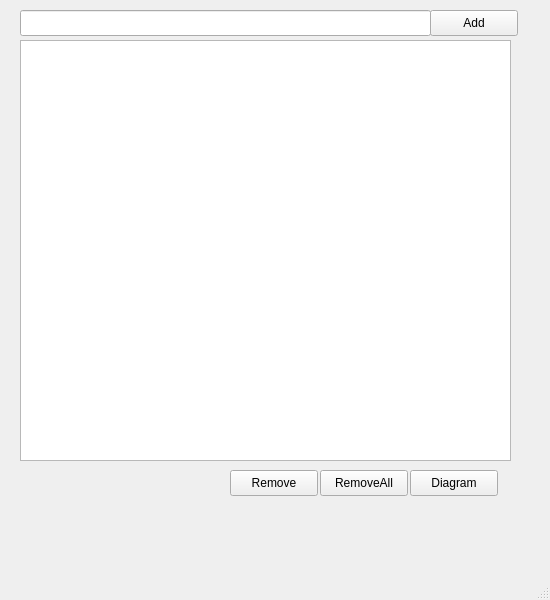
<?xml version="1.0" encoding="UTF-8"?>
<ui version="4.0">
 <class>Task</class>
 <widget class="QMainWindow" name="Task">
  <property name="geometry">
   <rect>
    <x>0</x>
    <y>0</y>
    <width>550</width>
    <height>600</height>
   </rect>
  </property>
  <property name="windowTitle">
   <string>Task</string>
  </property>
  <widget class="QWidget" name="centralwidget">
   <widget class="QLineEdit" name="txtTask">
    <property name="geometry">
     <rect>
      <x>20</x>
      <y>10</y>
      <width>411</width>
      <height>26</height>
     </rect>
    </property>
   </widget>
   <widget class="QPushButton" name="btnAdd">
    <property name="geometry">
     <rect>
      <x>430</x>
      <y>10</y>
      <width>88</width>
      <height>26</height>
     </rect>
    </property>
    <property name="text">
     <string>Add</string>
    </property>
   </widget>
   <widget class="QPushButton" name="btnRemove">
    <property name="geometry">
     <rect>
      <x>230</x>
      <y>470</y>
      <width>88</width>
      <height>26</height>
     </rect>
    </property>
    <property name="text">
     <string>Remove</string>
    </property>
   </widget>
   <widget class="QPushButton" name="btnRemoveAll">
    <property name="geometry">
     <rect>
      <x>320</x>
      <y>470</y>
      <width>88</width>
      <height>26</height>
     </rect>
    </property>
    <property name="text">
     <string>RemoveAll</string>
    </property>
   </widget>
   <widget class="QListWidget" name="listWidget">
    <property name="geometry">
     <rect>
      <x>20</x>
      <y>40</y>
      <width>491</width>
      <height>421</height>
     </rect>
    </property>
   </widget>
   <widget class="QPushButton" name="pushButton">
    <property name="geometry">
     <rect>
      <x>410</x>
      <y>470</y>
      <width>88</width>
      <height>26</height>
     </rect>
    </property>
    <property name="text">
     <string>Diagram</string>
    </property>
   </widget>
  </widget>
  <widget class="QMenuBar" name="menubar">
   <property name="geometry">
    <rect>
     <x>0</x>
     <y>0</y>
     <width>550</width>
     <height>23</height>
    </rect>
   </property>
  </widget>
  <widget class="QStatusBar" name="statusbar"/>
 </widget>
 <resources/>
 <connections/>
</ui>
